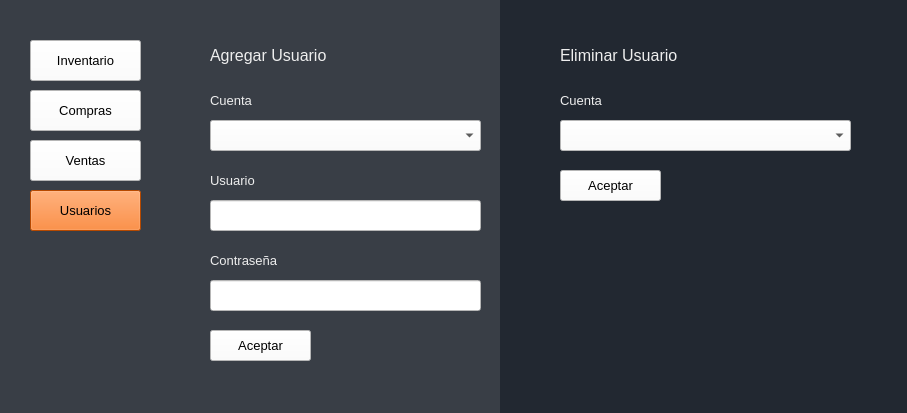
<?xml version="1.0" encoding="UTF-8"?>
<ui version="4.0">
 <class>AdmUsuarios</class>
 <widget class="QMainWindow" name="AdmUsuarios">
  <property name="geometry">
   <rect>
    <x>0</x>
    <y>0</y>
    <width>907</width>
    <height>413</height>
   </rect>
  </property>
  <property name="windowTitle">
   <string>Usuarios</string>
  </property>
  <property name="styleSheet">
   <string notr="true">background-color: rgb(255, 255, 255);</string>
  </property>
  <widget class="QWidget" name="centralwidget">
   <widget class="QPushButton" name="botonInventario">
    <property name="geometry">
     <rect>
      <x>30</x>
      <y>40</y>
      <width>111</width>
      <height>41</height>
     </rect>
    </property>
    <property name="font">
     <font>
      <family>Arial</family>
      <pointsize>10</pointsize>
      <weight>50</weight>
      <bold>false</bold>
     </font>
    </property>
    <property name="styleSheet">
     <string notr="true">background-color: rgb(255, 255, 255);</string>
    </property>
    <property name="text">
     <string>Inventario</string>
    </property>
   </widget>
   <widget class="QPushButton" name="botonCompras">
    <property name="geometry">
     <rect>
      <x>30</x>
      <y>90</y>
      <width>111</width>
      <height>41</height>
     </rect>
    </property>
    <property name="font">
     <font>
      <family>Arial</family>
      <pointsize>10</pointsize>
      <weight>50</weight>
      <bold>false</bold>
     </font>
    </property>
    <property name="styleSheet">
     <string notr="true">background-color: rgb(255, 255, 255);</string>
    </property>
    <property name="text">
     <string>Compras</string>
    </property>
   </widget>
   <widget class="QPushButton" name="Usuarios">
    <property name="geometry">
     <rect>
      <x>30</x>
      <y>190</y>
      <width>111</width>
      <height>41</height>
     </rect>
    </property>
    <property name="font">
     <font>
      <family>Arial</family>
      <pointsize>10</pointsize>
      <weight>50</weight>
      <bold>false</bold>
     </font>
    </property>
    <property name="styleSheet">
     <string notr="true">background-color: rgb(255, 102, 0);</string>
    </property>
    <property name="text">
     <string>Usuarios</string>
    </property>
   </widget>
   <widget class="QPushButton" name="botonVentas">
    <property name="geometry">
     <rect>
      <x>30</x>
      <y>140</y>
      <width>111</width>
      <height>41</height>
     </rect>
    </property>
    <property name="font">
     <font>
      <family>Arial</family>
      <pointsize>10</pointsize>
      <weight>50</weight>
      <bold>false</bold>
     </font>
    </property>
    <property name="styleSheet">
     <string notr="true">background-color: rgb(255, 255, 255);</string>
    </property>
    <property name="text">
     <string>Ventas</string>
    </property>
   </widget>
   <widget class="QLabel" name="label">
    <property name="geometry">
     <rect>
      <x>500</x>
      <y>-20</y>
      <width>471</width>
      <height>551</height>
     </rect>
    </property>
    <property name="font">
     <font>
      <family>Eras Bold ITC</family>
      <pointsize>12</pointsize>
      <weight>50</weight>
      <bold>false</bold>
     </font>
    </property>
    <property name="styleSheet">
     <string notr="true">background-color: rgb(34, 40, 49);
color: rgb(238, 238, 238);</string>
    </property>
    <property name="text">
     <string/>
    </property>
   </widget>
   <widget class="QLabel" name="label_6">
    <property name="geometry">
     <rect>
      <x>210</x>
      <y>40</y>
      <width>181</width>
      <height>31</height>
     </rect>
    </property>
    <property name="font">
     <font>
      <family>Arial</family>
      <pointsize>12</pointsize>
     </font>
    </property>
    <property name="layoutDirection">
     <enum>Qt::LeftToRight</enum>
    </property>
    <property name="styleSheet">
     <string notr="true">background-color: rgb(57, 62, 70);
color: rgb(238, 238, 238);</string>
    </property>
    <property name="text">
     <string>&lt;html&gt;&lt;head/&gt;&lt;body&gt;&lt;p&gt;Agregar Usuario&lt;/p&gt;&lt;/body&gt;&lt;/html&gt;</string>
    </property>
   </widget>
   <widget class="QLabel" name="label_7">
    <property name="geometry">
     <rect>
      <x>560</x>
      <y>40</y>
      <width>181</width>
      <height>31</height>
     </rect>
    </property>
    <property name="font">
     <font>
      <family>Arial</family>
      <pointsize>12</pointsize>
     </font>
    </property>
    <property name="layoutDirection">
     <enum>Qt::LeftToRight</enum>
    </property>
    <property name="styleSheet">
     <string notr="true">background-color: rgb(34, 40, 49);
color: rgb(238, 238, 238);</string>
    </property>
    <property name="text">
     <string>&lt;html&gt;&lt;head/&gt;&lt;body&gt;&lt;p&gt;Eliminar Usuario&lt;/p&gt;&lt;/body&gt;&lt;/html&gt;</string>
    </property>
   </widget>
   <widget class="QComboBox" name="comboBoxUsuarios">
    <property name="geometry">
     <rect>
      <x>560</x>
      <y>120</y>
      <width>291</width>
      <height>31</height>
     </rect>
    </property>
    <property name="font">
     <font>
      <family>Arial</family>
      <pointsize>9</pointsize>
     </font>
    </property>
    <property name="styleSheet">
     <string notr="true">background-color: rgb(255, 255, 255);</string>
    </property>
   </widget>
   <widget class="QPushButton" name="botonEliminarU">
    <property name="geometry">
     <rect>
      <x>560</x>
      <y>170</y>
      <width>101</width>
      <height>31</height>
     </rect>
    </property>
    <property name="font">
     <font>
      <family>Arial</family>
      <pointsize>10</pointsize>
      <weight>50</weight>
      <bold>false</bold>
     </font>
    </property>
    <property name="styleSheet">
     <string notr="true">background-color: rgb(255, 255, 255);</string>
    </property>
    <property name="text">
     <string>Aceptar</string>
    </property>
   </widget>
   <widget class="QLineEdit" name="lineEditUsuario">
    <property name="geometry">
     <rect>
      <x>210</x>
      <y>200</y>
      <width>271</width>
      <height>31</height>
     </rect>
    </property>
    <property name="font">
     <font>
      <family>Arial</family>
      <pointsize>9</pointsize>
     </font>
    </property>
    <property name="styleSheet">
     <string notr="true">background-color: rgb(255, 255, 255);</string>
    </property>
    <property name="text">
     <string/>
    </property>
   </widget>
   <widget class="QLineEdit" name="lineEditContrasena">
    <property name="geometry">
     <rect>
      <x>210</x>
      <y>280</y>
      <width>271</width>
      <height>31</height>
     </rect>
    </property>
    <property name="font">
     <font>
      <family>Arial</family>
      <pointsize>9</pointsize>
     </font>
    </property>
    <property name="styleSheet">
     <string notr="true">background-color: rgb(255, 255, 255);</string>
    </property>
    <property name="text">
     <string/>
    </property>
    <property name="echoMode">
     <enum>QLineEdit::Password</enum>
    </property>
   </widget>
   <widget class="QLabel" name="label_8">
    <property name="geometry">
     <rect>
      <x>210</x>
      <y>170</y>
      <width>81</width>
      <height>21</height>
     </rect>
    </property>
    <property name="font">
     <font>
      <family>Arial</family>
      <pointsize>10</pointsize>
      <weight>50</weight>
      <bold>false</bold>
     </font>
    </property>
    <property name="styleSheet">
     <string notr="true">color: rgb(238, 238, 238);
background-color: rgb(57, 62, 70);</string>
    </property>
    <property name="text">
     <string>Usuario</string>
    </property>
   </widget>
   <widget class="QLabel" name="label_9">
    <property name="geometry">
     <rect>
      <x>210</x>
      <y>250</y>
      <width>111</width>
      <height>21</height>
     </rect>
    </property>
    <property name="font">
     <font>
      <family>Arial</family>
      <pointsize>10</pointsize>
      <weight>50</weight>
      <bold>false</bold>
     </font>
    </property>
    <property name="styleSheet">
     <string notr="true">color: rgb(238, 238, 238);
background-color: rgb(57, 62, 70);</string>
    </property>
    <property name="text">
     <string>Contraseña</string>
    </property>
   </widget>
   <widget class="QPushButton" name="botonAgregarU">
    <property name="geometry">
     <rect>
      <x>210</x>
      <y>330</y>
      <width>101</width>
      <height>31</height>
     </rect>
    </property>
    <property name="font">
     <font>
      <family>Arial</family>
      <pointsize>10</pointsize>
      <weight>50</weight>
      <bold>false</bold>
     </font>
    </property>
    <property name="styleSheet">
     <string notr="true">background-color: rgb(255, 255, 255);</string>
    </property>
    <property name="text">
     <string>Aceptar</string>
    </property>
   </widget>
   <widget class="QLabel" name="label_10">
    <property name="geometry">
     <rect>
      <x>210</x>
      <y>90</y>
      <width>81</width>
      <height>21</height>
     </rect>
    </property>
    <property name="font">
     <font>
      <family>Arial</family>
      <pointsize>10</pointsize>
      <weight>50</weight>
      <bold>false</bold>
     </font>
    </property>
    <property name="styleSheet">
     <string notr="true">color: rgb(238, 238, 238);
background-color: rgb(57, 62, 70);</string>
    </property>
    <property name="text">
     <string>Cuenta</string>
    </property>
   </widget>
   <widget class="QComboBox" name="comboBoxTipoCuenta">
    <property name="geometry">
     <rect>
      <x>210</x>
      <y>120</y>
      <width>271</width>
      <height>31</height>
     </rect>
    </property>
    <property name="font">
     <font>
      <family>Arial</family>
      <pointsize>9</pointsize>
     </font>
    </property>
    <property name="styleSheet">
     <string notr="true">background-color: rgb(255, 255, 255);</string>
    </property>
   </widget>
   <widget class="QLabel" name="label_11">
    <property name="geometry">
     <rect>
      <x>560</x>
      <y>90</y>
      <width>81</width>
      <height>21</height>
     </rect>
    </property>
    <property name="font">
     <font>
      <family>Arial</family>
      <pointsize>10</pointsize>
      <weight>50</weight>
      <bold>false</bold>
     </font>
    </property>
    <property name="mouseTracking">
     <bool>false</bool>
    </property>
    <property name="tabletTracking">
     <bool>false</bool>
    </property>
    <property name="acceptDrops">
     <bool>false</bool>
    </property>
    <property name="autoFillBackground">
     <bool>false</bool>
    </property>
    <property name="styleSheet">
     <string notr="true">color: rgb(238, 238, 238);
background-color: rgb(34, 40, 49);</string>
    </property>
    <property name="text">
     <string>Cuenta</string>
    </property>
   </widget>
   <widget class="QLabel" name="label_2">
    <property name="geometry">
     <rect>
      <x>0</x>
      <y>-8</y>
      <width>501</width>
      <height>421</height>
     </rect>
    </property>
    <property name="styleSheet">
     <string notr="true">background-color: rgb(57, 62, 70);</string>
    </property>
    <property name="text">
     <string/>
    </property>
   </widget>
   <zorder>label_2</zorder>
   <zorder>label</zorder>
   <zorder>botonInventario</zorder>
   <zorder>botonCompras</zorder>
   <zorder>Usuarios</zorder>
   <zorder>botonVentas</zorder>
   <zorder>label_6</zorder>
   <zorder>label_7</zorder>
   <zorder>comboBoxUsuarios</zorder>
   <zorder>botonEliminarU</zorder>
   <zorder>lineEditUsuario</zorder>
   <zorder>lineEditContrasena</zorder>
   <zorder>label_8</zorder>
   <zorder>label_9</zorder>
   <zorder>botonAgregarU</zorder>
   <zorder>label_10</zorder>
   <zorder>comboBoxTipoCuenta</zorder>
   <zorder>label_11</zorder>
  </widget>
 </widget>
 <tabstops>
  <tabstop>botonInventario</tabstop>
  <tabstop>botonCompras</tabstop>
  <tabstop>botonVentas</tabstop>
  <tabstop>Usuarios</tabstop>
  <tabstop>comboBoxTipoCuenta</tabstop>
  <tabstop>lineEditUsuario</tabstop>
  <tabstop>lineEditContrasena</tabstop>
  <tabstop>botonAgregarU</tabstop>
  <tabstop>comboBoxUsuarios</tabstop>
  <tabstop>botonEliminarU</tabstop>
 </tabstops>
 <resources/>
 <connections/>
</ui>
